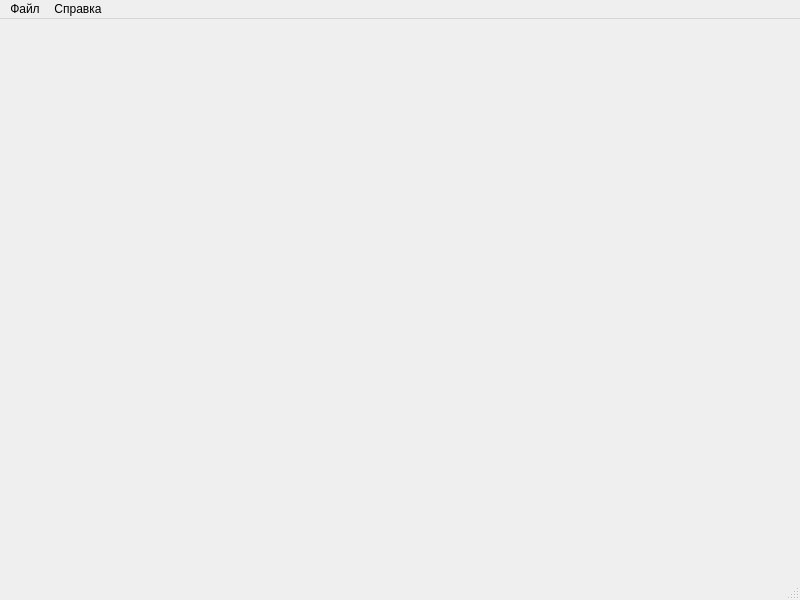
<?xml version="1.0" encoding="UTF-8"?>
<ui version="4.0">
 <class>impiClass</class>
 <widget class="QMainWindow" name="impiClass">
  <property name="geometry">
   <rect>
    <x>0</x>
    <y>0</y>
    <width>800</width>
    <height>600</height>
   </rect>
  </property>
  <property name="windowTitle">
   <string>MainWindow</string>
  </property>
  <widget class="QWidget" name="centralwidget"/>
  <widget class="QMenuBar" name="menubar">
   <property name="geometry">
    <rect>
     <x>0</x>
     <y>0</y>
     <width>800</width>
     <height>25</height>
    </rect>
   </property>
   <widget class="QMenu" name="menu">
    <property name="title">
     <string>Справка</string>
    </property>
   </widget>
   <widget class="QMenu" name="menu_2">
    <property name="title">
     <string>Файл</string>
    </property>
   </widget>
   <addaction name="menu_2"/>
   <addaction name="menu"/>
  </widget>
  <widget class="QStatusBar" name="statusbar"/>
 </widget>
 <resources/>
 <connections/>
</ui>
